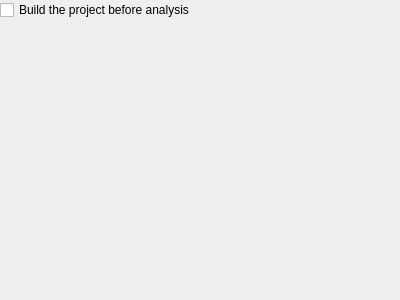
<?xml version="1.0" encoding="UTF-8"?>
<ui version="4.0">
 <class>ClangTools::ClangToolsBasicSettings</class>
 <widget class="QWidget" name="ClangTools::ClangToolsBasicSettings">
  <property name="geometry">
   <rect>
    <x>0</x>
    <y>0</y>
    <width>400</width>
    <height>300</height>
   </rect>
  </property>
  <layout class="QVBoxLayout" name="verticalLayout_2">
   <property name="leftMargin">
    <number>0</number>
   </property>
   <property name="topMargin">
    <number>0</number>
   </property>
   <property name="rightMargin">
    <number>0</number>
   </property>
   <property name="bottomMargin">
    <number>0</number>
   </property>
   <item>
    <widget class="QCheckBox" name="buildBeforeAnalysis">
     <property name="text">
      <string>Build the project before analysis</string>
     </property>
    </widget>
   </item>
   <item>
    <widget class="CppTools::ClangDiagnosticConfigsSelectionWidget" name="clangDiagnosticConfigsSelectionWidget" native="true"/>
   </item>
  </layout>
 </widget>
 <customwidgets>
  <customwidget>
   <class>CppTools::ClangDiagnosticConfigsSelectionWidget</class>
   <extends>QWidget</extends>
   <header>cpptools/clangdiagnosticconfigsselectionwidget.h</header>
  </customwidget>
 </customwidgets>
 <resources/>
 <connections/>
</ui>
